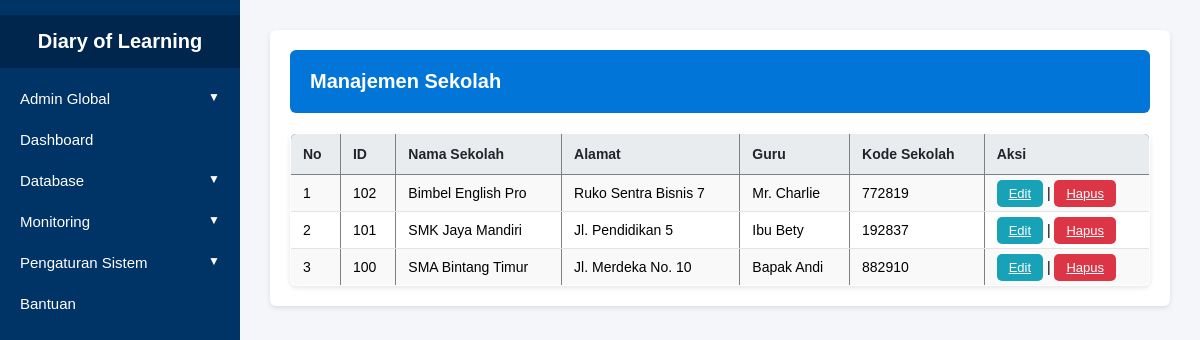
Page /index.php?page=institusi/sekolah (signed in) on the committed database.
### tables this page shows
CREATE TABLE `sekolah` (
  `id_sekolah` int(11) NOT NULL,
  `nama_sekolah` varchar(100) NOT NULL,
  `alamat` varchar(255) DEFAULT NULL,
  `kode_sekolah` varchar(10) NOT NULL,
  `id_guru` int(11) DEFAULT NULL
);

CREATE TABLE `user` (
  `id_user` int(11) NOT NULL,
  `id_sekolah` int(11) DEFAULT NULL,
  `username` varchar(50) NOT NULL,
  `password_hash` varchar(255) NOT NULL,
  `nama_lengkap` varchar(100) NOT NULL,
  `role` varchar(20) NOT NULL,
  `email` varchar(100) DEFAULT NULL
);

### controller/superAdmin_controller.php (called while the page is built, shortened)
<?php
require_once "./model/database_admin_sekolah.php";
function top_navigasi_superadmin(){
    include "./views/superAdmin/navigasiAtas.php";
}
function institusi_sekolah_index($koneksi)
{
    $data_sekolah = sekolah_get_all($koneksi);
    $no=1;
    include "./views/superAdmin/institusi/sekolah.php";
}
?>

### model/database_admin_sekolah.php (called while the page is built, shortened)
<?php
function sekolah_get_all($koneksi){
    $sql = "SELECT
                sekolah.* ,
                user.nama_lengkap
            FROM
                sekolah
            LEFT JOIN
                user
            ON
                sekolah.id_guru=user.id_user
            ORDER BY
                id_sekolah DESC";
    $result = mysqli_query($koneksi, $sql);
    return mysqli_fetch_all($result, MYSQLI_ASSOC);
}
?>

### views/superAdmin/institusi/sekolah.php (the view)
<link rel="stylesheet" href="./views/css/datamaster.css">
<div class="container">
    <h2>Manajemen Sekolah</h2>
    <table border="1" cellpadding="10" cellspacing="0">
        <tr style="background:#003366; color:white;">
            <th>No</th>
            <th>ID</th>
            <th>Nama Sekolah</th>
            <th>Alamat</th>
            <th>Guru</th>
            <th>Kode Sekolah</th>
            <th>Aksi</th>
        </tr>
        <?php if (empty($data_sekolah)): ?>
            <tr><td colspan="5" style="text-align:center;">Belum ada data sekolah</td></tr>
        <?php else: ?>
            <?php foreach ($data_sekolah as $s): ?>
            <tr>
                <td><?= $no++ ?></td>
                <td><?= $s['id_sekolah'] ?></td>
                <td><?= $s['nama_sekolah'] ?></td>
                <td><?= $s['alamat'] ?></td>
                <td><?= $s['nama_lengkap'] ?></td>
                <td><?= $s['kode_sekolah'] ?></td>
                <td>
                    <a class="edit" href="index.php?page=institusi/sekolah&edit=<?= $s['id_sekolah'] ?>">Edit</a> |
                    <a class='hapus' href="index.php?page=institusi/sekolah&hapus=<?= $s['id_sekolah'] ?>"
                            onclick="return confirm('Hapus sekolah?')">Hapus</a>
                </td>
            </tr>
            <?php endforeach; ?>
        <?php endif; ?>
    </table>
</div>

### index.php (shortened to what this page needs)
<?php
require_once "./connection/koneksi.php";
require_once "./controller/superAdmin_controller.php";
$page = $_GET['page'] ?? '';
$role = isset($_SESSION['user_role']) ? $_SESSION['user_role'] : '';
if ($page !== 'login' && $page !== 'regist' && $page !== 'regist_process' && $page !== 'login_process') {
    if ($role == '1' || $role == 'superadmin') {
        top_navigasi_superadmin();
    }
    elseif ($role == '2' || $role == 'guru') {
        navigasi_guru();
    }
    elseif ($role == '3' || $role == 'siswa' || $role == 'murid') {
        navigasi_murid();
    }
}
switch ($page) {
    case 'institusi/sekolah':
        institusi_sekolah_index($koneksi);
        break;
}

### views/superAdmin/navigasiAtas.php (shortened to what this page needs)
<link rel="stylesheet" href="./views/css/navigasiAtas.css">
<div class="sidebar">
    <div class="brand">Diary of Learning</div>
    <ul>
        <li>
            <a class="dropdown-btn"><?= $_SESSION['user_nama'] ?></a>
        </li>
        <li>
            <a href="index.php?page=dashboard">Dashboard</a>
        </li>
        <li>
            <a class="dropdown-btn">Database</a>
        </li>
        <li>
            <a class="dropdown-btn">Monitoring</a>
        </li>
        <li>
            <a class="dropdown-btn">Pengaturan Sistem</a>
        </li>
        <li>
            <a href="index.php?page=bantuan">Bantuan</a>
        </li>
    </ul>
</div>

### views/css/navigasiAtas.css (style rules this page uses)
.sidebar { width: 240px; background-color: #003366; height: 100vh; position: fixed; top: 0; left: 0; overflow-y: auto; color: white; padding-top: 15px; z-index: 1000; }
.sidebar .brand { font-size: 20px; font-weight: bold; padding: 15px; text-align: center; background: #00264d; margin-bottom: 10px; }
.sidebar ul { list-style: none; padding: 0; margin: 0; }
.sidebar ul li { position: relative; }
.sidebar ul li a { display: block; padding: 12px 20px; color: white; text-decoration: none; font-size: 15px; cursor: pointer; transition: 0.3s; }
.sidebar .dropdown-btn::after { content: "▼"; float: right; font-size: 12px; transition: 0.3s; }

### views/css/datamaster.css (style rules this page uses)
* { box-sizing: border-box; }
h2 { margin: 0; }
.edit { background: #17a2b8; color: white; padding: 6px 12px; border: none; border-radius: 5px; cursor: pointer; font-size: 13px; }
.hapus { background: #dc3545; color: white; padding: 6px 12px; border: none; border-radius: 5px; cursor: pointer; font-size: 13px; }
table { width: 100%; border-collapse: collapse; background: white; border-radius: 6px; overflow: hidden; box-shadow: 0 2px 5px rgba(0,0,0,0.1); margin-top: 0; }
th { background: #e9ecef; color: #212529; text-align: left; padding: 12px; font-size: 14px; font-weight: 600; }
td { padding: 10px 12px; border-bottom: 1px solid #e3e3e3; font-size: 14px; }
tr:nth-child(even) { background: #f9f9f9; }
tr:last-child td { border-bottom: none; }
.container { margin: 30px auto; margin-left: 270px; margin-right: 30px; padding: 20px; background-color: #ffffff; box-shadow: 0 2px 5px rgba(0,0,0,0.1); border-radius: 6px; max-width: calc(100% - 300px); }
.container h2 { font-size: 20px; font-weight: bold; background: #0275d8; padding: 20px 20px; color: white; border-radius: 6px; margin-top: 0; margin-bottom: 20px; }

### rows in the picture
sekolah: id_sekolah "102", nama_sekolah "Bimbel English Pro", alamat "Ruko Sentra Bisnis 7", id_guru.nama_lengkap "Mr. Charlie", kode_sekolah "772819"
sekolah: id_sekolah "101", nama_sekolah "SMK Jaya Mandiri", alamat "Jl. Pendidikan 5", id_guru.nama_lengkap "Ibu Bety", kode_sekolah "192837"
sekolah: id_sekolah "100", nama_sekolah "SMA Bintang Timur", alamat "Jl. Merdeka No. 10", id_guru.nama_lengkap "Bapak Andi", kode_sekolah "882910"

### other values in the picture
$_SESSION['user_nama'] "Admin Global"
